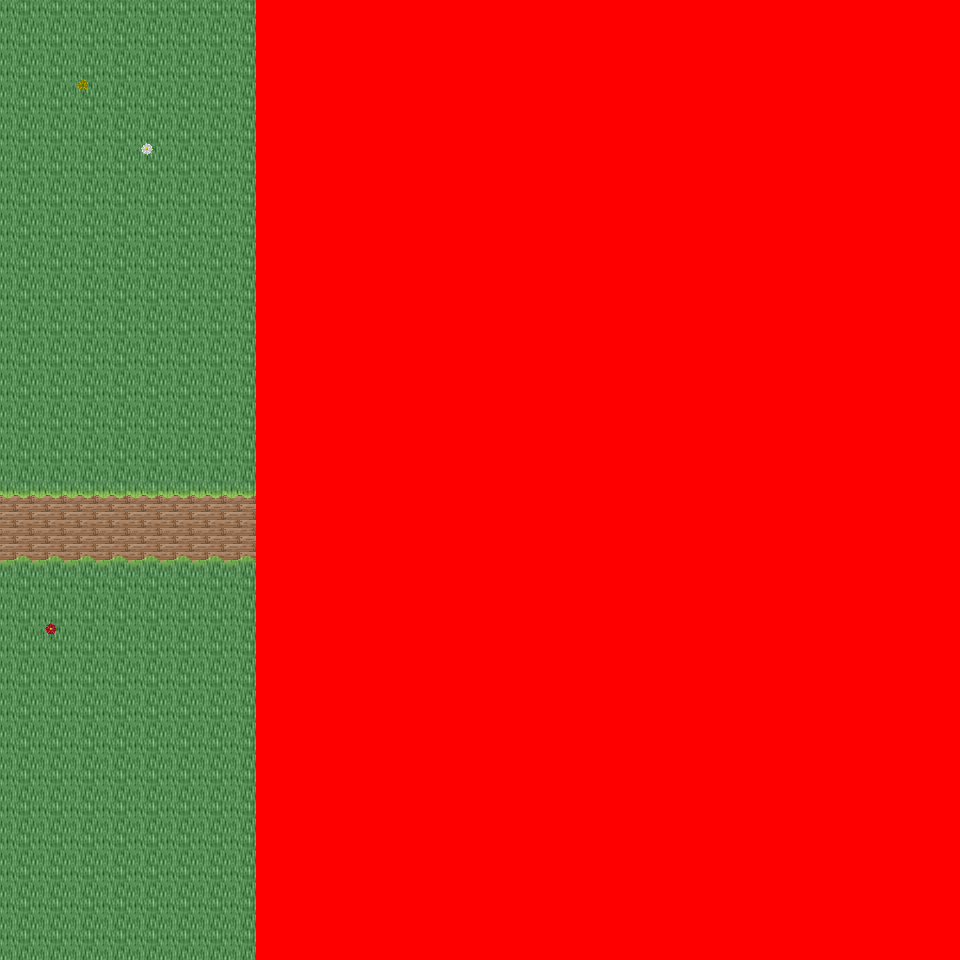

This is a level from a 2D game, rendered from its Tiled map with the project's own tilesets. A one-line summary and the map file follow, with tile-layer data summarised:
An orthogonal 30x30 tile map with 32x32 px tiles, 6 tile layers (Ground, Object, Object2, Above, ...), 51 tilesets and 3 objects (3x mapchange).

<map version="1.0" orientation="orthogonal" renderorder="right-down" width="30" height="30" tilewidth="32" tileheight="32" nextobjectid="4">
  <tileset firstgid="1" name="tileset_logic_collision" tilewidth="32" tileheight="32" tilecount="1" columns="1">
    <image source="../drawable/tileset_logic_collision.png" width="32" height="32" />
  </tileset>
  <tileset firstgid="2" name="tileset_ground_ground" tilewidth="32" tileheight="32" tilecount="33" columns="3">
    <image source="../drawable/tileset_ground_ground.png" width="96" height="352" />
  </tileset>
  <tileset firstgid="35" name="tileset_building_castle" tilewidth="32" tileheight="32" tilecount="320" columns="20">
    <image source="../drawable/tileset_building_castle.png" width="640" height="512" />
  </tileset>
  <tileset firstgid="355" name="tileset_item_weapon_cannon" tilewidth="32" tileheight="32" tilecount="12" columns="3">
    <image source="../drawable/tileset_item_weapon_cannon.png" width="96" height="128" />
  </tileset>
  <tileset firstgid="367" name="tileset_item_pot_barrels_1" tilewidth="32" tileheight="32" tilecount="8" columns="4">
    <image source="../drawable/tileset_item_pot_barrels_1.png" width="128" height="64" />
  </tileset>
  <tileset firstgid="375" name="tileset_building_door_door" tilewidth="32" tileheight="32" tilecount="6" columns="3">
    <image source="../drawable/tileset_building_door_door.png" width="96" height="64" />
  </tileset>
  <tileset firstgid="381" name="tileset_building_door_closed" tilewidth="32" tileheight="32" tilecount="1" columns="1">
    <image source="../drawable/tileset_building_door_closed.png" width="32" height="32" />
  </tileset>
  <tileset firstgid="382" name="tileset_building_window_window_centered" tilewidth="32" tileheight="32" tilecount="1" columns="1">
    <image source="../drawable/tileset_building_window_window_centered.png" width="32" height="32" />
  </tileset>
  <tileset firstgid="383" name="tileset_building_decoration_chimney_big" tilewidth="32" tileheight="32" tilecount="2" columns="1">
    <image source="../drawable/tileset_building_decoration_chimney_big.png" width="32" height="64" />
  </tileset>
  <tileset firstgid="385" name="tileset_ground_grass_edges" tilewidth="32" tileheight="32" tilecount="36" columns="12">
    <image source="../drawable/tileset_ground_grass_edges.png" width="384" height="96" />
  </tileset>
  <tileset firstgid="421" name="tileset_ground_grass_corners" tilewidth="32" tileheight="32" tilecount="24" columns="6">
    <image source="../drawable/tileset_ground_grass_corners.png" width="192" height="128" />
  </tileset>
  <tileset firstgid="445" name="tileset_plant_tree_fall_trees" tilewidth="32" tileheight="32" tilecount="40" columns="8">
    <image source="../drawable/tileset_plant_tree_fall_trees.png" width="256" height="160" />
  </tileset>
  <tileset firstgid="485" name="tileset_plant_tree_locust_tree" tilewidth="32" tileheight="32" tilecount="20" columns="4">
    <image source="../drawable/tileset_plant_tree_locust_tree.png" width="128" height="160" />
  </tileset>
  <tileset firstgid="505" name="tileset_furniture_chair_bench_white" tilewidth="32" tileheight="32" tilecount="8" columns="2">
    <image source="../drawable/tileset_furniture_chair_bench_white.png" width="64" height="128" />
  </tileset>
  <tileset firstgid="513" name="tileset_plant_flower_daisy_blue" tilewidth="32" tileheight="32" tilecount="8" columns="2">
    <image source="../drawable/tileset_plant_flower_daisy_blue.png" width="64" height="128" />
  </tileset>
  <tileset firstgid="521" name="tileset_plant_flower_daisy_red" tilewidth="32" tileheight="32" tilecount="8" columns="2">
    <image source="../drawable/tileset_plant_flower_daisy_red.png" width="64" height="128" />
  </tileset>
  <tileset firstgid="529" name="tileset_plant_flower_daisy_white" tilewidth="32" tileheight="32" tilecount="8" columns="2">
    <image source="../drawable/tileset_plant_flower_daisy_white.png" width="64" height="128" />
  </tileset>
  <tileset firstgid="537" name="tileset_plant_flower_daisy_yellow" tilewidth="32" tileheight="32" tilecount="8" columns="2">
    <image source="../drawable/tileset_plant_flower_daisy_yellow.png" width="64" height="128" />
  </tileset>
  <tileset firstgid="545" name="tileset_plant_flower_flower_bed_1" tilewidth="32" tileheight="32" tilecount="35" columns="7">
    <image source="../drawable/tileset_plant_flower_flower_bed_1.png" width="224" height="160" />
  </tileset>
  <tileset firstgid="580" name="tileset_plant_flower_planted_containers" tilewidth="32" tileheight="32" tilecount="16" columns="4">
    <image source="../drawable/tileset_plant_flower_planted_containers.png" width="128" height="128" />
  </tileset>
  <tileset firstgid="596" name="tileset_item_pot_pot_grey" tilewidth="32" tileheight="32" tilecount="1" columns="1">
    <image source="../drawable/tileset_item_pot_pot_grey.png" width="32" height="32" />
  </tileset>
  <tileset firstgid="597" name="tileset_item_pot_pot_burgundy" tilewidth="32" tileheight="32" tilecount="1" columns="1">
    <image source="../drawable/tileset_item_pot_pot_burgundy.png" width="32" height="32" />
  </tileset>
  <tileset firstgid="598" name="tileset_building_decoration_chimney" tilewidth="32" tileheight="32" tilecount="2" columns="1">
    <image source="../drawable/tileset_building_decoration_chimney.png" width="32" height="64" />
  </tileset>
  <tileset firstgid="600" name="tileset_furniture_light_lamp_blue" tilewidth="32" tileheight="32" tilecount="3" columns="1">
    <image source="../drawable/tileset_furniture_light_lamp_blue.png" width="32" height="96" />
  </tileset>
  <tileset firstgid="603" name="tileset_furniture_table_bazaar_table_1" tilewidth="32" tileheight="32" tilecount="4" columns="2">
    <image source="../drawable/tileset_furniture_table_bazaar_table_1.png" width="64" height="64" />
  </tileset>
  <tileset firstgid="607" name="tileset_furniture_table_bazaar_table_2" tilewidth="32" tileheight="32" tilecount="6" columns="2">
    <image source="../drawable/tileset_furniture_table_bazaar_table_2.png" width="64" height="96" />
  </tileset>
  <tileset firstgid="613" name="tileset_furniture_table_bazaar_table_3" tilewidth="32" tileheight="32" tilecount="6" columns="2">
    <image source="../drawable/tileset_furniture_table_bazaar_table_3.png" width="64" height="96" />
  </tileset>
  <tileset firstgid="619" name="tileset_furniture_table_bazaar_table_4" tilewidth="32" tileheight="32" tilecount="6" columns="2">
    <image source="../drawable/tileset_furniture_table_bazaar_table_4.png" width="64" height="96" />
  </tileset>
  <tileset firstgid="625" name="tileset_furniture_table_bazaar_table_5" tilewidth="32" tileheight="32" tilecount="6" columns="2">
    <image source="../drawable/tileset_furniture_table_bazaar_table_5.png" width="64" height="96" />
  </tileset>
  <tileset firstgid="631" name="tileset_furniture_table_flowers_on_bench2" tilewidth="32" tileheight="32" tilecount="6" columns="3">
    <image source="../drawable/tileset_furniture_table_flowers_on_bench2.png" width="96" height="64" />
  </tileset>
  <tileset firstgid="637" name="tileset_furniture_table_flowers_on_benches" tilewidth="32" tileheight="32" tilecount="10" columns="2">
    <image source="../drawable/tileset_furniture_table_flowers_on_benches.png" width="64" height="160" />
  </tileset>
  <tileset firstgid="647" name="tileset_furniture_table_vendors_table" tilewidth="32" tileheight="32" tilecount="35" columns="7">
    <image source="../drawable/tileset_furniture_table_vendors_table.png" width="224" height="160" />
  </tileset>
  <tileset firstgid="682" name="tileset_item_drink_bottles_and_cups" tilewidth="32" tileheight="32" tilecount="16" columns="4">
    <image source="../drawable/tileset_item_drink_bottles_and_cups.png" width="128" height="128" />
  </tileset>
  <tileset firstgid="698" name="tileset_item_drink_beers_and_flasks" tilewidth="32" tileheight="32" tilecount="12" columns="4">
    <image source="../drawable/tileset_item_drink_beers_and_flasks.png" width="128" height="96" />
  </tileset>
  <tileset firstgid="710" name="tileset_item_drink_casks" tilewidth="32" tileheight="32" tilecount="4" columns="2">
    <image source="../drawable/tileset_item_drink_casks.png" width="64" height="64" />
  </tileset>
  <tileset firstgid="714" name="tileset_item_food_meals_1" tilewidth="32" tileheight="32" tilecount="2" columns="2">
    <image source="../drawable/tileset_item_food_meals_1.png" width="64" height="32" />
  </tileset>
  <tileset firstgid="716" name="tileset_item_food_rustic_meals" tilewidth="32" tileheight="32" tilecount="2" columns="2">
    <image source="../drawable/tileset_item_food_rustic_meals.png" width="64" height="32" />
  </tileset>
  <tileset firstgid="718" name="tileset_item_household_food_preparation_2" tilewidth="32" tileheight="32" tilecount="4" columns="2">
    <image source="../drawable/tileset_item_household_food_preparation_2.png" width="64" height="64" />
  </tileset>
  <tileset firstgid="722" name="tileset_item_pot_barrels_2" tilewidth="32" tileheight="32" tilecount="8" columns="4">
    <image source="../drawable/tileset_item_pot_barrels_2.png" width="128" height="64" />
  </tileset>
  <tileset firstgid="730" name="tileset_item_drink_olive_oil_vinegar" tilewidth="32" tileheight="32" tilecount="4" columns="2">
    <image source="../drawable/tileset_item_drink_olive_oil_vinegar.png" width="64" height="64" />
  </tileset>
  <tileset firstgid="734" name="tileset_ground_ground_3" tilewidth="32" tileheight="32" tilecount="5" columns="5">
    <image source="../drawable/tileset_ground_ground_3.png" width="160" height="32" />
  </tileset>
  <tileset firstgid="739" name="tileset_building_decoration_banner" tilewidth="32" tileheight="32" tilecount="12" columns="1">
    <image source="../drawable/tileset_building_decoration_banner.png" width="32" height="384" />
  </tileset>
  <tileset firstgid="751" name="tileset_building_cottage" tilewidth="32" tileheight="32" tilecount="256" columns="16">
    <image source="../drawable/tileset_building_cottage.png" width="512" height="512" />
  </tileset>
  <tileset firstgid="1007" name="tileset_building_roof_thatched_roof" tilewidth="32" tileheight="32" tilecount="256" columns="16">
    <image source="../drawable/tileset_building_roof_thatched_roof.png" width="512" height="512" />
  </tileset>
  <tileset firstgid="1263" name="tileset_building_door_doors" tilewidth="32" tileheight="32" tilecount="256" columns="16">
    <image source="../drawable/tileset_building_door_doors.png" width="512" height="512" />
  </tileset>
  <tileset firstgid="1519" name="tileset_building_window_windows" tilewidth="32" tileheight="32" tilecount="256" columns="16">
    <image source="../drawable/tileset_building_window_windows.png" width="512" height="512" />
  </tileset>
  <tileset firstgid="1775" name="tileset_plant_bush_leafy" tilewidth="32" tileheight="32" tilecount="48" columns="8">
    <image source="../drawable/tileset_plant_bush_leafy.png" width="256" height="192" />
  </tileset>
  <tileset firstgid="1823" name="tileset_plant_bushes_and_trees" tilewidth="32" tileheight="32" tilecount="144" columns="16">
    <image source="../drawable/tileset_plant_bushes_and_trees.png" width="512" height="289" />
  </tileset>
  <tileset firstgid="1967" name="tileset_plant_bush_berried" tilewidth="32" tileheight="32" tilecount="60" columns="5">
    <image source="../drawable/tileset_plant_bush_berried.png" width="160" height="384" />
  </tileset>
  <tileset firstgid="2027" name="tileset_plant_bush_fern" tilewidth="32" tileheight="32" tilecount="32" columns="8">
    <image source="../drawable/tileset_plant_bush_fern.png" width="256" height="128" />
  </tileset>
  <tileset firstgid="2059" name="tileset_plant_bush_bush_pinks" tilewidth="32" tileheight="32" tilecount="4" columns="2">
    <image source="../drawable/tileset_plant_bush_bush_pinks.png" width="64" height="64" />
  </tileset>
  <layer name="Ground" width="30" height="30">
    <data>[900 cells, 900 non-empty, 5 distinct tile ids]</data>
  </layer>
  <layer name="Object" width="30" height="30">
    <data>[900 cells, 127 non-empty, 56 distinct tile ids]</data>
  </layer>
  <layer name="Object2" width="30" height="30">
    <data>[900 cells, 24 non-empty, 21 distinct tile ids]</data>
  </layer>
  <layer name="Above" width="30" height="30">
    <data>[900 cells, 18 non-empty, 16 distinct tile ids]</data>
  </layer>
  <layer name="Above2" width="30" height="30">
    <data>[900 cells, 0 non-empty, 0 distinct tile ids]</data>
  </layer>
  <layer name="Walkable" width="30" height="30">
    <data>[900 cells, 660 non-empty, 1 distinct tile ids]</data>
  </layer>
  <objectgroup name="MapEvents">
    <object id="1" name="north" type="mapchange" x="0" y="0" width="256" height="32">
      <properties>
        <property name="map" value="0_ados_mountain_n2_w2_x3_y2" />
        <property name="place" value="south" />
      </properties>
    </object>
    <object id="2" name="south" type="mapchange" x="0" y="928" width="256" height="32">
      <properties>
        <property name="map" value="0_ados_mountain_n2_w2_x3_y4" />
        <property name="place" value="north" />
      </properties>
    </object>
    <object id="3" name="west" type="mapchange" x="0" y="0" width="32" height="960">
      <properties>
        <property name="map" value="0_ados_mountain_n2_w2_x2_y3" />
        <property name="place" value="east" />
      </properties>
    </object>
  </objectgroup>
</map>
